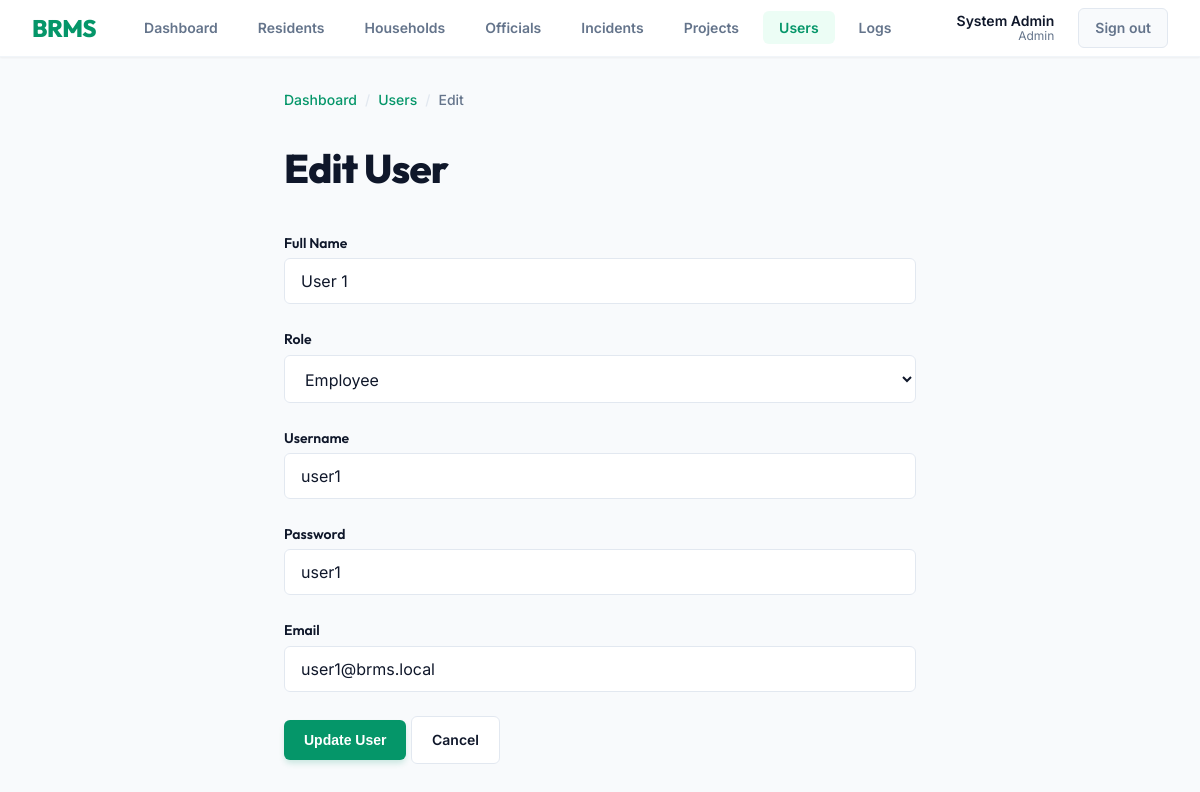
Page /users/edit.php?id=2 (signed in) on the committed database.
### tables this page shows
CREATE TABLE `tbl_users` (
  `user_id` int(11) NOT NULL,
  `full_name` varchar(100) DEFAULT NULL,
  `role` varchar(20) DEFAULT NULL,
  `username` varchar(50) DEFAULT NULL,
  `password` varchar(100) DEFAULT NULL,
  `email` varchar(100) DEFAULT NULL
);

### users/edit.php (the view, shortened to what this page needs)
<?php
include '../db.php';
$id = $_GET['id'];
$query = "SELECT * FROM tbl_users WHERE user_id = $id";
$result = mysqli_query($conn, $query);
$user = mysqli_fetch_assoc($result);
?>
<!DOCTYPE html>
<html lang="en">
<head>
    <link rel="stylesheet" href="../style.css">
</head>
<body>
    <?php include '../navbar.php'; ?>
    <div class="page-shell page-shell--narrow page-content">
        <div class="breadcrumb-bar">
            <a href="../index.php">Dashboard</a>
            <span class="sep">/</span>
            <a href="index.php">Users</a>
            <span class="sep">/</span>
            <span>Edit</span>
        </div>
        <div class="page-header">
            <h1>Edit User</h1>
        </div>
        <form method="POST" id="edit-user-form">
            <div class="form-group">
                <label class="form-label" for="full_name">Full Name</label>
                <input type="text" id="full_name" name="full_name" class="form-control" style="width:100%" value="<?php echo $user['full_name']; ?>" required>
            </div>
            <div class="form-group">
                <label class="form-label" for="role">Role</label>
                <select id="role" name="role" class="form-select" style="width:100%" required>
                    <option value="Employee" <?php if($user['role']=='Employee') echo 'selected'; ?>>Employee</option>
                </select>
            </div>
            <div class="form-group">
                <label class="form-label" for="username">Username</label>
                <input type="text" id="username" name="username" class="form-control" style="width:100%" value="<?php echo $user['username']; ?>" required>
            </div>
            <div class="form-group">
                <label class="form-label" for="password">Password</label>
                <input type="text" id="password" name="password" class="form-control" style="width:100%" value="<?php echo $user['password']; ?>" required>
            </div>
            <div class="form-group">
                <label class="form-label" for="email">Email</label>
                <input type="email" id="email" name="email" class="form-control" style="width:100%" value="<?php echo $user['email']; ?>" required>
            </div>
            <div class="form-actions">
                <button type="submit" class="btn-accent" id="update-user-btn">Update User</button>
                <a href="index.php" class="btn-secondary">Cancel</a>
            </div>
        </form>
    </div>
</body>
</html>

### style.css (style rules this page uses)
:root { --color-primary: #059669; --color-primary-hover:#047857; --color-primary-light:#ecfdf5; --color-accent: #f59e0b; --color-accent-hover: #d97706; --color-accent-light: #fffbeb; --color-surface: #f8fafc; --color-surface-alt: #ffffff; --color-text: #0f172a; --color-text-muted: #64748b; --color-border: #e2e8f0; --color-border-light: #f1f5f9; --color-danger: #ef4444; --color-danger-soft: #fef2f2; --color-warning: #eab308; --color-warning-soft: #fefce8; --color-success: #10b981; --color-success-soft: #ecfdf5; --color-info: #3b82f6; --color-info-soft: #eff6ff; --space-xs: 0.25rem; --space-sm: 0.5rem; --space-md: 1rem; --space-lg: 1.5rem; --space-xl: 2rem; --space-2xl: 3rem; --space-3xl: 4rem; --font-heading: 'Outfit', system-ui, sans-serif; --font-body: 'Inter', system-ui, sans-serif; --text-xs: 0.75rem; --text-sm: 0.875rem; --text-base: 1rem; --text-md: 1.125rem; --text-lg: 1.5rem; --text-xl: 2rem; --text-2xl: 2.5rem; --radius-sm: 6px; --radius-md: 12px; --radius-lg: 16px; --radius-xl: 24px; --shadow-sm: 0 1px 2px 0 rgb(0 0 0 / 0.05); --shadow-md: 0 4px 6px -1px rgb(0 0 0 / 0.1), 0 2px 4px -2px rgb(0 0 0 / 0.1); --shadow-lg: 0 10px 15px -3px rgb(0 0 0 / 0.1), 0 4px 6px -4px rgb(0 0 0 / 0.1); --ease-out: cubic-bezier(0.16, 1, 0.3, 1); --duration: 200ms; }
*, *::before, *::after { box-sizing: border-box; }
body { font-family: var(--font-body); font-size: var(--text-base); color: var(--color-text); background-color: var(--color-surface); line-height: 1.6; -webkit-font-smoothing: antialiased; margin: 0; padding: 0; }
h1, h2, h3, h4, h5, h6 { font-family: var(--font-heading); color: var(--color-text); margin-top: 0; }
.page-shell { max-width: 1200px; margin: 0 auto; padding: var(--space-xl) var(--space-lg); }
.page-shell--narrow { max-width: 680px; }
.page-header { display: flex; align-items: center; justify-content: space-between; margin-bottom: var(--space-xl); gap: var(--space-md); }
.page-header h1 { font-size: var(--text-2xl); font-weight: 800; margin: 0; letter-spacing: -0.02em; color: var(--color-text); }
.btn-accent { display: inline-flex; align-items: center; gap: var(--space-xs); background-color: var(--color-primary); color: white; border: none; padding: 0.75rem 1.25rem; border-radius: var(--radius-sm); font-size: var(--text-sm); font-weight: 600; cursor: pointer; text-decoration: none; transition: all var(--duration) var(--ease-out); box-shadow: 0 4px 6px -1px rgb(5 150 105 / 0.2); }
.btn-secondary { display: inline-flex; align-items: center; gap: var(--space-xs); background-color: var(--color-surface-alt); color: var(--color-text); border: 1px solid var(--color-border); padding: 0.75rem 1.25rem; border-radius: var(--radius-sm); font-size: var(--text-sm); font-weight: 600; cursor: pointer; text-decoration: none; transition: all var(--duration) var(--ease-out); }
.form-group { margin-bottom: var(--space-lg); }
.form-label { display: block; font-family: var(--font-heading); font-weight: 600; font-size: var(--text-sm); color: var(--color-text); margin-bottom: var(--space-xs); }
.form-control, .form-select { width: 100%; font-family: var(--font-body); font-size: var(--text-base); padding: 0.75rem 1rem; border: 1px solid var(--color-border); border-radius: var(--radius-sm); background-color: var(--color-surface-alt); color: var(--color-text); transition: all var(--duration) var(--ease-out); }
.breadcrumb-bar { display: flex; align-items: center; gap: var(--space-sm); font-size: var(--text-sm); font-weight: 500; color: var(--color-text-muted); margin-bottom: var(--space-lg); }
.breadcrumb-bar a { color: var(--color-primary); text-decoration: none; }
.breadcrumb-bar .sep { color: var(--color-border); }
.page-content { animation: fadeSlideUp 400ms var(--ease-out) both; }

### rows in the picture
tbl_users: full_name "User 1", role "Employee", username "user1", password "user1", email "user1@brms.local"

### other values in the picture
$_SESSION['full_name'] "System Admin"
$_SESSION['role'] "Admin"
